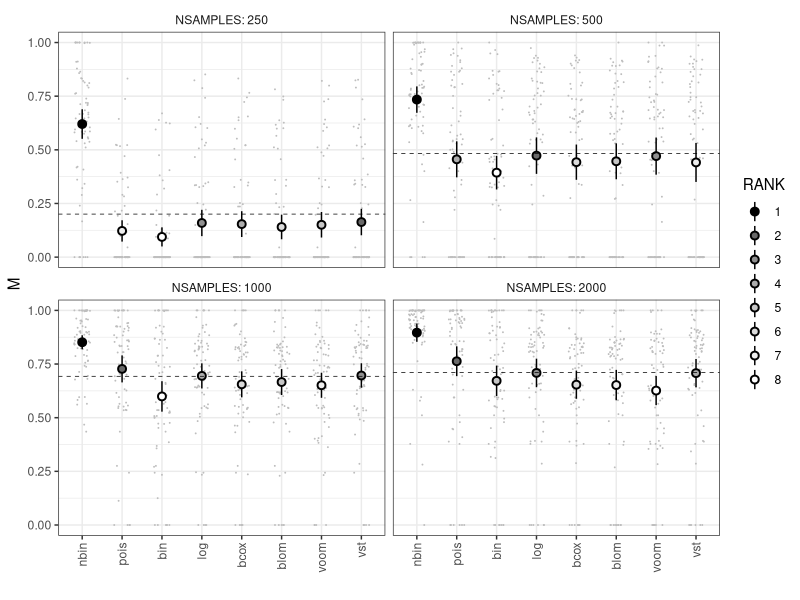
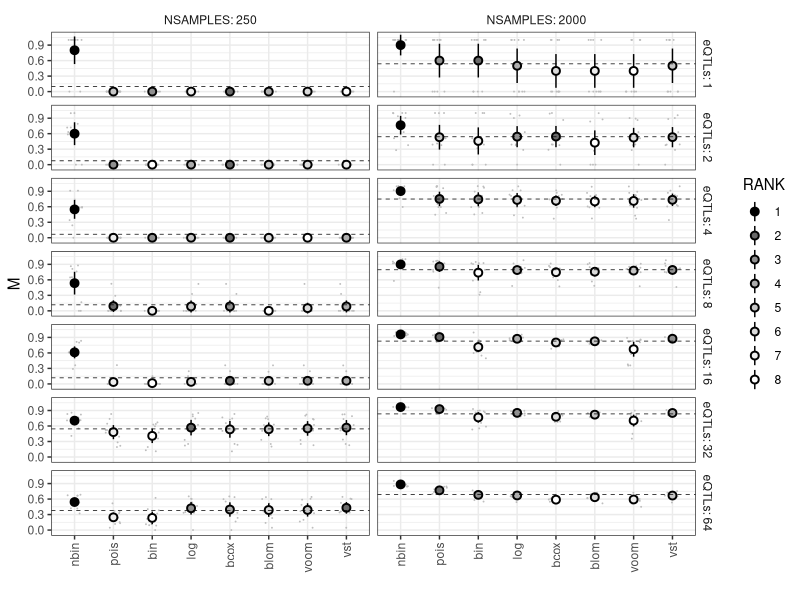
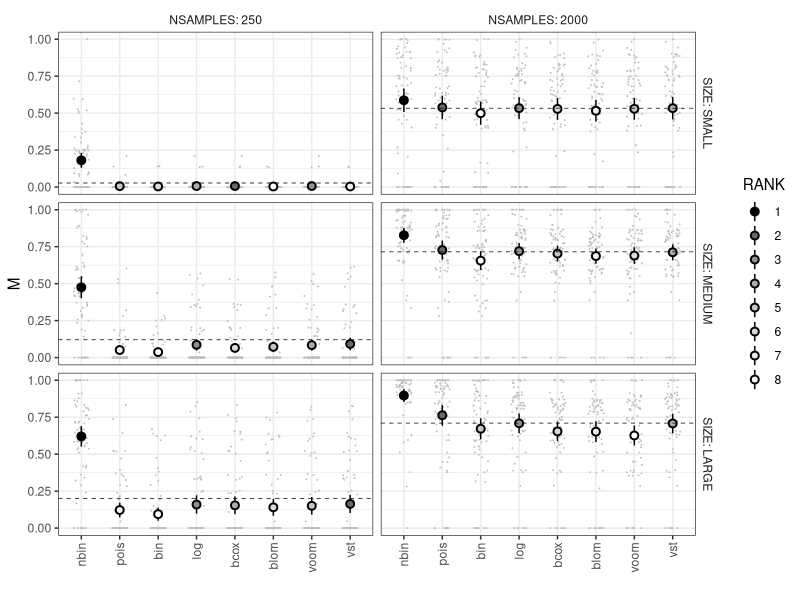
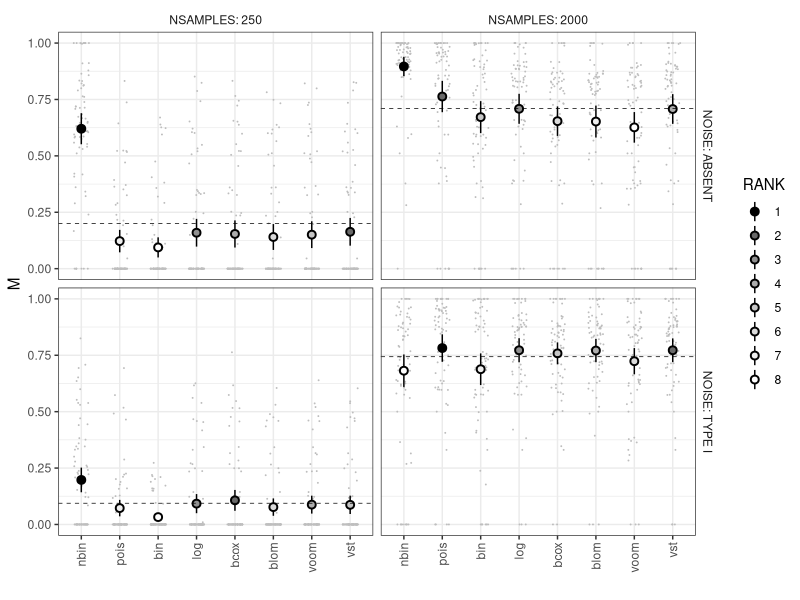
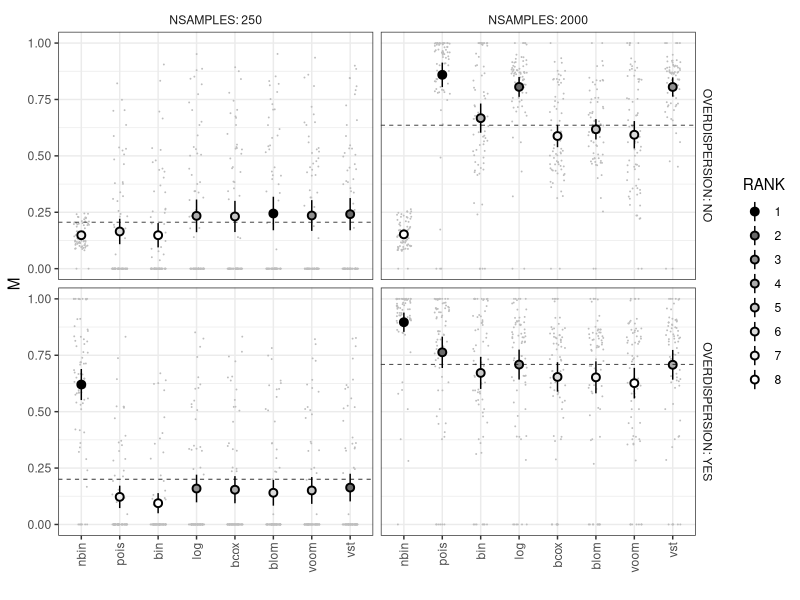

These figures' R source, in order:
require('ggplot2')
require('dplyr')

########################################################################################################################
########################################################################################################################

metrics = readr::read_csv('metrics.txt') %>%
  mutate(MCC = ifelse(is.na(MCC), 0, MCC)) %>%
  mutate(RSS = ifelse(is.na(RSS), 0, RSS)) %>%
  mutate(M = sqrt(ifelse(MCC < 0, 0, MCC) / (RSS + 1))) %>%
  mutate(eQTLs = NGENES_HOT * NMARKERS_HOT + NGENES_POLY * NMARKERS_POLY) %>%
  mutate(MODEL = ifelse(MODEL %in% c('NBinomial', 'NBinomial2', 'NBinomial3', 'NBinomial4', 'Binomial', 'Poisson'), MODEL, TRANS)) %>%
  mutate(MODEL = gsub('NBinomial', 'nbin', MODEL)) %>%
  mutate(MODEL = gsub('nbin4', 'nbin', MODEL)) %>%
  mutate(MODEL = gsub('Binomial', 'bin', MODEL)) %>%
  mutate(MODEL = gsub('Poisson', 'pois', MODEL)) %>%
  mutate(MODEL = gsub('boxcox', 'bcox', MODEL)) %>%
  select(-c(NGENES, NGENES_HOT, NGENES_POLY, NMARKERS, NMARKERS_HOT, NMARKERS_POLY, TRANS)) %>%
  tidyr::gather(METRIC, VALUE, -c(MODEL, NSAMPLES, eQTLs, SIZE, NOISE), convert = T) %>%
  mutate(SIZE = factor(SIZE, levels = c(2, 4, 8), labels = c('SMALL', 'MEDIUM', 'LARGE'), ordered = T)) %>%
  mutate(OVERDISPERSION = ifelse(NOISE == 1, 'NO', 'YES')) %>%
  mutate(NOISE = ifelse(NOISE == 1, 0, NOISE)) %>%
  filter(NOISE %in% c(0,2,5)) %>%
  mutate(NOISE = factor(NOISE, levels = c(0, 2, 5), labels = c('ABSENT', 'TYPE I', 'TYPE II')))

########################################################################################################################
########################################################################################################################

mdls = c('nbin', 'pois', 'bin','log', 'bcox', 'blom', 'voom', 'vst')
metric = 'M'

########################################################################################################################
########################################################################################################################

local({
  metrics_filt = metrics %>% filter(METRIC == metric,
                                    MODEL %in% mdls,
                                    OVERDISPERSION == 'YES',
                                    SIZE == 'LARGE',
                                    NOISE == 'ABSENT')

  metrics_filt_summary = metrics_filt %>%
    group_by(MODEL, NSAMPLES) %>%
    summarise(MEAN = mean(VALUE), SD = sd(VALUE), SE = SD / sqrt(n())) %>%
    ungroup() %>%
    group_by(NSAMPLES) %>%
    mutate(RANK = as.factor(length(mdls) - rank(MEAN) + 1)) %>%
    ungroup()

  means = metrics_filt %>%
    group_by(NSAMPLES) %>%
    summarise(MEAN = mean(VALUE)) %>%
    ungroup()

  print(
    ggplot() +
      geom_jitter(data = metrics_filt, aes(x = factor(MODEL, levels = mdls, ordered = T), y = VALUE),
                  color = 'grey', width = 0.2, size = 0.01) +
      geom_pointrange(data = metrics_filt_summary, aes(x = factor(MODEL, levels = mdls, ordered = T), y = MEAN,
                                                       ymax = MEAN + 2*SE, ymin = MEAN - 2*SE, fill = RANK),
                      color = 'black', shape = 21, size = 0.5) +
      geom_hline(data = means, aes(yintercept = MEAN), linetype = 'dashed', size = 0.25) +
      theme_bw() +
      theme(axis.text.x = element_text(angle = 90, hjust = 1, vjust = 0.5), strip.background = element_blank()) +
      scale_x_discrete(name = '') +
      scale_y_continuous(name = metric) +
      scale_fill_grey(start = 0, end = 1) +
      facet_wrap(~NSAMPLES, labeller = label_both)
  )
})

########################################################################################################################
########################################################################################################################

make_plot = function(ds, vr) {
  ds_summary = ds %>%
    group_by_('MODEL', 'NSAMPLES', vr) %>%
    summarise(MEAN = mean(VALUE), SD = sd(VALUE), SE = SD / sqrt(n())) %>%
    ungroup() %>%
    group_by_('NSAMPLES', vr) %>%
    mutate(RANK = as.factor(length(mdls) - rank(MEAN, ties.method = 'random') + 1)) %>%
    ungroup()

  means = ds %>%
    group_by_('NSAMPLES', vr) %>%
    summarise(MEAN = mean(VALUE)) %>%
    ungroup()

  print(
    ggplot() +
      geom_jitter(data = ds, aes(x = factor(MODEL, levels = mdls, ordered = T), y = VALUE),
                  color = 'grey', width = 0.2, size = 0.01) +
      geom_pointrange(data = ds_summary, aes(x = factor(MODEL, levels = mdls, ordered = T), y = MEAN,
                                             ymax = MEAN + 2*SE, ymin = MEAN - 2*SE, fill = RANK),
                      color = 'black', shape = 21, size = 0.5) +
      geom_hline(data = means, aes(yintercept = MEAN), linetype = 'dashed', size = 0.25) +
      theme_bw() +
      theme(axis.text.x = element_text(angle = 90, hjust = 1, vjust = 0.5), strip.background = element_blank()) +
      scale_x_discrete(name = '') +
      scale_y_continuous(name = metric) +
      scale_fill_grey(start = 0, end = 1) +
      facet_grid(paste(vr, '~ NSAMPLES'), labeller = label_both)
  )
}

metrics %>% filter(METRIC == metric,
                   MODEL %in% mdls,
                   OVERDISPERSION == 'YES',
                   SIZE == 'LARGE',
                   NOISE == 'ABSENT',
                   NSAMPLES %in% c(250, 2000)) %>%
  make_plot(vr = 'eQTLs')

metrics %>% filter(METRIC == metric,
                   MODEL %in% mdls,
                   OVERDISPERSION == 'YES',
                   NOISE == 'ABSENT',
                   NSAMPLES %in% c(250, 2000)) %>%
  make_plot(vr = 'SIZE')

metrics %>% filter(METRIC == metric,
                   MODEL %in% mdls,
                   OVERDISPERSION == 'YES',
                   SIZE == 'LARGE',
                   NSAMPLES %in% c(250, 2000)) %>%
  make_plot(vr = 'NOISE')

metrics %>% filter(METRIC == metric,
                   MODEL %in% mdls,
                   SIZE == 'LARGE',
                   NOISE == 'ABSENT',
                   NSAMPLES %in% c(250, 2000)) %>%
  make_plot(vr = 'OVERDISPERSION')

########################################################################################################################
########################################################################################################################
